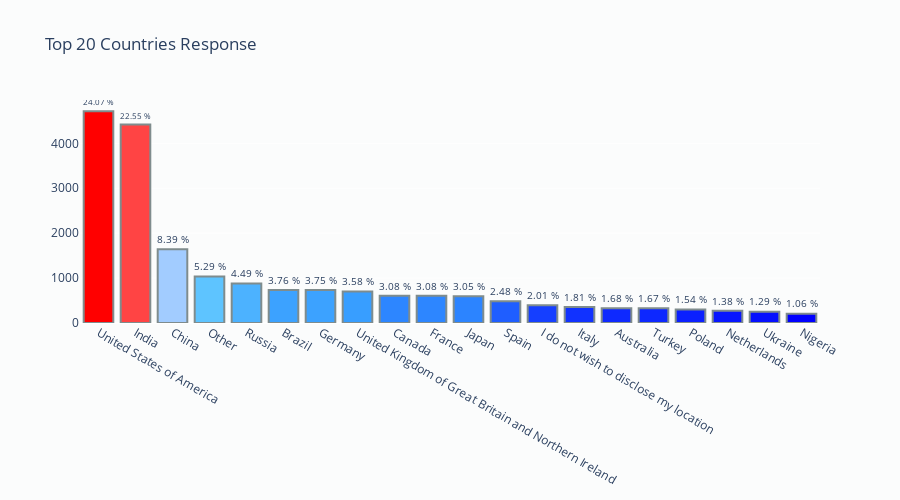

Notebook source saved alongside this figure:
### Code cell
print(df2018['Q3'][0])
Horizontal_bar_plot(df, column = 'Q3', title = 'Top 20 Countries Response', limit =20)
df['Q3'].nunique()

### Figure 1 — Plotly figure (JSON) as saved in the notebook; plotly's stock layout.template omitted (floating-point values rounded to 4 significant figures)
{"data": [{"marker": {"color": [4716, 4417, 1644, 1036, 879, 736, 734, 702, 604, 604, 597, 485, 394, 355, 330, 327, 301, 270, 252, 208], "colorscale": [[0, "rgb(0,0,255)"], [0.1, "rgb(51,153,255)"], [0.2, "rgb(102,204,255)"], [0.3, "rgb(153,204,255)"], [0.4, "rgb(204,204,255)"], [0.5, "rgb(255,255,255)"], [0.6, "rgb(255,204,255)"], [0.7, "rgb(255,153,255)"], [0.8, "rgb(255,102,204)"], [0.9, "rgb(255,102,102)"], [1, "rgb(255,0,0)"]], "line": {"color": "rgb(127,140,141)", "width": 2}}, "name": "", "orientation": "v", "text": ["24.07 %", "22.55 %", "8.39 %", "5.29 %", "4.49 %", "3.76 %", "3.75 %", "3.58 %", "3.08 %", "3.08 %", "3.05 %", "2.48 %", "2.01 %", "1.81 %", "1.68 %", "1.67 %", "1.54 %", "1.38 %", "1.29 %", "1.06 %"], "textposition": "outside", "type": "bar", "x": ["United States of America", "India", "China", "Other", "Russia", "Brazil", "Germany", "United Kingdom of Great Britain and Northern Ireland", "Canada", "France", "Japan", "Spain", "I do not wish to disclose my location", "Italy", "Australia", "Turkey", "Poland", "Netherlands", "Ukraine", "Nigeria"], "y": [4716, 4417, 1644, 1036, 879, 736, 734, 702, 604, 604, 597, 485, 394, 355, 330, 327, 301, 270, 252, 208]}], "layout": {"height": 500, "paper_bgcolor": "rgb(251, 252, 252)", "plot_bgcolor": "rgb(251, 252, 252)", "title": {"text": "Top 20 Countries Response"}, "width": 900, "yaxis": {"automargin": true}}}
